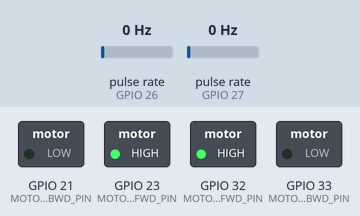
Simulated run of this sketch. Board: ESP32. On the bench: switched loads named in the sketch (green lamp = pin HIGH). Wiring (inferred from the names in the program): 2 × pulse sensor: data GPIO 26 / data GPIO 27. The test bench sets the inputs (shaded band); at power-on: pulse rate (sensors on GPIO 26, GPIO 27) 0 Hz. What the sketch prints to the serial monitor is not drawn.

Above: at 0.1 s.
Timing chart, 0 to 1.6 s (numbered marks = the images above):
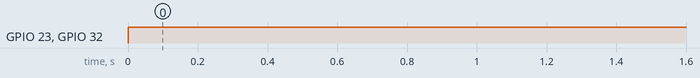

Measured:
- by itself, GPIO 23 (MOTOR_RIGHT_FWD_PIN), GPIO 32 (MOTOR_LEFT_FWD_PIN): LOW → HIGH at 0.00 s

The sketch:

OpticalEncoder.ino
```cpp
#include <Arduino.h>

#define ENCODER_LEFT_PIN 26
#define MOTOR_LEFT_FWD_PIN 32
#define MOTOR_LEFT_BWD_PIN 33
#define ENCODER_RIGHT_PIN  27
#define MOTOR_RIGHT_FWD_PIN  23
#define MOTOR_RIGHT_BWD_PIN  21

#define MOTOR_RIGHT_FWD_CHAN  0
#define MOTOR_RIGHT_BWD_CHAN  1
#define MOTOR_LEFT_FWD_CHAN   2
#define MOTOR_LEFT_BWD_CHAN   3

#define DELTA_TIME          100

#define ENCODER_STEPS       40
#define TRACK_WIDTH         135.f
#define TRACK_PERIMETER     (TRACK_WIDTH * 3.14159f)
#define WHEEL_DIAMETER      67.5f
#define WHEEL_PERIMETER     (WHEEL_DIAMETER * 3.14159f)
#define WHEEL_STEP          (WHEEL_PERIMETER / ENCODER_STEPS)

enum MotorSide
{
  MOTOR_LEFT,
  MOTOR_RIGHT
};

int8_t encoder_right_dir = 0;
int8_t encoder_left_dir = 0;
uint32_t encoder_right_count = 0;
uint32_t encoder_left_count = 0;

void IRAM_ATTR encoder_right_isr(void *pArg)
{
  if(encoder_right_dir == -1 && !encoder_right_count)
    return;

  encoder_right_count += encoder_right_dir;
}
void IRAM_ATTR encoder_left_isr(void *pArg)
{
  if(encoder_left_dir == -1 && !encoder_left_count)
    return;

  encoder_left_count += encoder_left_dir;
}

void setMotorSpeed(MotorSide motor, int32_t duty)
{
  if(motor == MOTOR_RIGHT)
  {
    if(duty < 0)
    {
      ledcWrite(MOTOR_RIGHT_FWD_CHAN, 0);
      ledcWrite(MOTOR_RIGHT_BWD_CHAN, -duty);

      encoder_right_dir = -1;
    }
    else if(duty > 0)
    {
      ledcWrite(MOTOR_RIGHT_BWD_CHAN, 0);
      ledcWrite(MOTOR_RIGHT_FWD_CHAN, duty);

      encoder_right_dir = 1;
    }
    else
    {
      ledcWrite(MOTOR_RIGHT_BWD_CHAN, 0);
      ledcWrite(MOTOR_RIGHT_FWD_CHAN, 0);

      encoder_right_dir = 0;
    }
  }
  else if(motor == MOTOR_LEFT)
  {
    if(duty < 0)
    {
      ledcWrite(MOTOR_LEFT_FWD_CHAN, 0);
      ledcWrite(MOTOR_LEFT_BWD_CHAN, -duty);

      encoder_left_dir = -1;
    }
    else if(duty > 0)
    {
      ledcWrite(MOTOR_LEFT_BWD_CHAN, 0);
      ledcWrite(MOTOR_LEFT_FWD_CHAN, duty);

      encoder_left_dir = 1;
    }
    else
    {
      ledcWrite(MOTOR_LEFT_FWD_CHAN, 0);
      ledcWrite(MOTOR_LEFT_BWD_CHAN, 0);

      encoder_left_dir = 0;
    }
  }
}
void turn(float ang, uint32_t duty)
{
  if(!ang)
    return;

  // Normalize angle
  while(ang > PI)
    ang -= 2.f * PI;

  while(ang < -PI)
    ang += 2.f * PI;

  float arc_length = TRACK_PERIMETER * ((ang > 0 ? ang : -ang) / (2.f * PI));

  uint32_t num_steps = arc_length / WHEEL_STEP;

  uint8_t right_duty;
  uint8_t left_duty;

  if(ang > 0)
  {
    right_duty = duty;
    left_duty = -duty;
  }
  else
  {
    right_duty = -duty;
    left_duty = duty;
  }

  uint8_t done = 0;

  setMotorSpeed(MOTOR_LEFT, 0);
  setMotorSpeed(MOTOR_RIGHT, 0);

  encoder_right_count = 0;
  encoder_left_count = 0;

  while(done != 0x3)
  {
    if (encoder_right_count < num_steps && !(done & 0x1))
    {
      setMotorSpeed(MOTOR_RIGHT, right_duty);
    }
    else
    {
      done |= 0x1;
      setMotorSpeed(MOTOR_RIGHT, 0);
    }

    if (encoder_left_count < num_steps && !(done & 0x2))
    {
      setMotorSpeed(MOTOR_LEFT, left_duty);
    }
    else
    {
      done |= 0x2;
      setMotorSpeed(MOTOR_LEFT, 0);
    }
  }

  setMotorSpeed(MOTOR_LEFT, 0);
  setMotorSpeed(MOTOR_RIGHT, 0);

  encoder_right_count = 0;
  encoder_left_count = 0;
}

void setup()
{
  Serial.begin(115200);

  pinMode(MOTOR_RIGHT_FWD_PIN, OUTPUT);
  pinMode(MOTOR_RIGHT_BWD_PIN, OUTPUT);
  pinMode(MOTOR_LEFT_FWD_PIN, OUTPUT);
  pinMode(MOTOR_LEFT_BWD_PIN, OUTPUT);

  digitalWrite(MOTOR_RIGHT_FWD_PIN, LOW);
  digitalWrite(MOTOR_RIGHT_BWD_PIN, LOW);
  digitalWrite(MOTOR_LEFT_FWD_PIN, LOW);
  digitalWrite(MOTOR_LEFT_BWD_PIN, LOW);

  ledcSetup(MOTOR_RIGHT_FWD_CHAN, 50, 16);
  ledcSetup(MOTOR_RIGHT_BWD_CHAN, 50, 16);
  ledcSetup(MOTOR_LEFT_FWD_CHAN, 50, 16);
  ledcSetup(MOTOR_LEFT_BWD_CHAN, 50, 16);

  ledcAttachPin(MOTOR_RIGHT_FWD_PIN, MOTOR_RIGHT_FWD_CHAN);
  ledcAttachPin(MOTOR_RIGHT_BWD_PIN, MOTOR_RIGHT_BWD_CHAN);
  ledcAttachPin(MOTOR_LEFT_FWD_PIN, MOTOR_LEFT_FWD_CHAN);
  ledcAttachPin(MOTOR_LEFT_BWD_PIN, MOTOR_LEFT_BWD_CHAN);

  ledcWrite(MOTOR_RIGHT_FWD_CHAN, 0);
  ledcWrite(MOTOR_RIGHT_BWD_CHAN, 0);
  ledcWrite(MOTOR_LEFT_FWD_CHAN, 0);
  ledcWrite(MOTOR_LEFT_BWD_CHAN, 0);

  pinMode(ENCODER_RIGHT_PIN, INPUT_PULLUP);
  pinMode(ENCODER_LEFT_PIN, INPUT_PULLUP);

  attachInterruptArg(ENCODER_RIGHT_PIN, encoder_right_isr, NULL, CHANGE);
  attachInterruptArg(ENCODER_LEFT_PIN, encoder_left_isr, NULL, CHANGE);

  //delay(1000);
  //turn(90);
  //delay(1000);
  //turn(-90);
  //delay(1000);
  //turn(180);
  //delay(1000);
  //turn(-180);
  //delay(1000);
  //turn(360);
}
void loop()
{
  static int32_t right_duty = 65535;
  static int32_t left_duty = 65535;

  static float target_speed = 300.f; // mm/s

  uint32_t now = millis();
  static uint32_t prev_calc = 0;

  float time_delta = now - prev_calc;

  if(time_delta > DELTA_TIME)
  {
    prev_calc = now;

    static uint32_t prev_encoder_right_count = 0;
    static uint32_t prev_encoder_left_count = 0;

    uint32_t encoder_right_delta = encoder_right_count - prev_encoder_right_count;
    uint32_t encoder_left_delta = encoder_left_count - prev_encoder_left_count;

    prev_encoder_right_count = encoder_right_count;
    prev_encoder_left_count = encoder_left_count;

    // Distance travelled and speed calc
    float right_distance = encoder_right_delta * WHEEL_STEP;
    float left_distance = encoder_left_delta * WHEEL_STEP;

    float right_speed = right_distance / (time_delta / 1000);
    float left_speed = left_distance / (time_delta / 1000);

    // Odometry
    static float pos_x = 0;
    static float pos_y = 0;
    static float theta_z = 0;

    float center_distance = (right_distance + left_distance) / 2; // Error is small if delta time is small

    theta_z += (right_distance - left_distance) / TRACK_WIDTH;
    pos_x += center_distance * cos(theta_z);
    pos_y += center_distance * sin(theta_z);

    // Normalize theta
    while(theta_z > PI)
      theta_z -= 2.f * PI;

    while(theta_z < -PI)
      theta_z += 2.f * PI;

    Serial.print("X: ");
    Serial.println(pos_x);
    Serial.print("Y: ");
    Serial.println(pos_y);
    Serial.print("Theta Z: ");
    Serial.println(theta_z * (180.f / PI));

    Serial.print("Left speed: ");
    Serial.println(left_speed);
    Serial.print("Right speed: ");
    Serial.println(right_speed);

    Serial.print("Left pulse count: ");
    Serial.println(encoder_left_count);
    Serial.print("Right pulse count: ");
    Serial.println(encoder_right_count);

    Serial.print("Left duty: ");
    Serial.println(left_duty);
    Serial.print("Right duty: ");
    Serial.println(right_duty);
  }

  setMotorSpeed(MOTOR_LEFT, left_duty);
  setMotorSpeed(MOTOR_RIGHT, right_duty);
}
```
